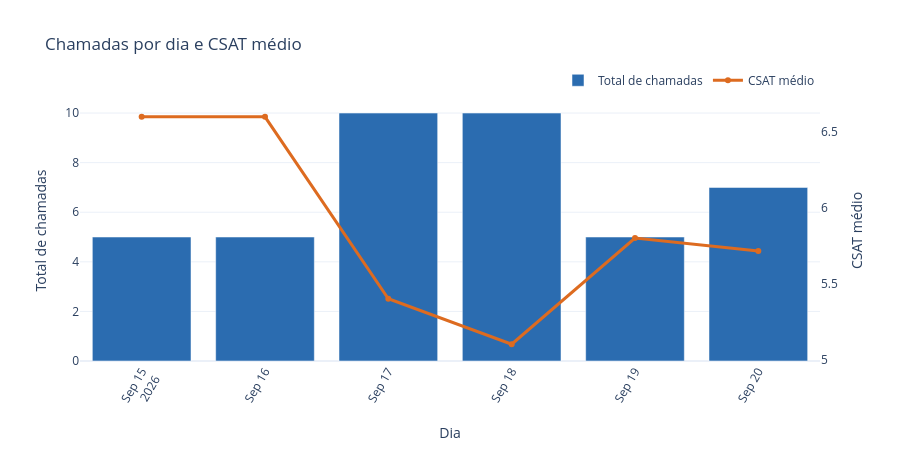

Notebook code for this chart:
### Code cell
avg_csat_col = "prod_csat" if "prod_csat" in daily.columns else None

fig_daily = go.Figure()
fig_daily.add_bar(
    x=daily["dia"].astype(str),
    y=daily["total_chamadas"],
    name="Total de chamadas",
    marker_color="#2b6cb0",
)

if avg_csat_col:
    fig_daily.add_trace(
        go.Scatter(
            x=daily["dia"].astype(str),
            y=daily[avg_csat_col],
            name="CSAT médio",
            mode="lines+markers",
            yaxis="y2",
            line=dict(color="#dd6b20", width=3),
        )
    )
    fig_daily.update_layout(yaxis2=dict(title="CSAT médio", overlaying="y", side="right", showgrid=False))

fig_daily.update_layout(
    title="Chamadas por dia" + (" e CSAT médio" if avg_csat_col else ""),
    xaxis_title="Dia",
    yaxis_title="Total de chamadas",
    template="plotly_white",
    height=450,
    xaxis_tickangle=-60,
    legend=dict(orientation="h", yanchor="bottom", y=1.02, xanchor="right", x=1),
)
fig_daily.show()

### Figure 1 — Plotly figure (JSON) as saved in the notebook; plotly's stock layout.template omitted (floating-point values rounded to 4 significant figures)
{"data": [{"marker": {"color": "#2b6cb0"}, "name": "Total de chamadas", "type": "bar", "x": ["2026-09-15", "2026-09-16", "2026-09-17", "2026-09-18", "2026-09-19", "2026-09-20"], "y": [5, 5, 10, 10, 5, 7]}, {"line": {"color": "#dd6b20", "width": 3}, "mode": "lines+markers", "name": "CSAT médio", "type": "scatter", "x": ["2026-09-15", "2026-09-16", "2026-09-17", "2026-09-18", "2026-09-19", "2026-09-20"], "y": [6.6, 6.6, 5.4, 5.1, 5.8, 5.714], "yaxis": "y2"}], "layout": {"height": 450, "legend": {"orientation": "h", "x": 1, "xanchor": "right", "y": 1.02, "yanchor": "bottom"}, "title": {"text": "Chamadas por dia e CSAT médio"}, "xaxis": {"tickangle": -60, "title": {"text": "Dia"}}, "yaxis": {"title": {"text": "Total de chamadas"}}, "yaxis2": {"overlaying": "y", "showgrid": false, "side": "right", "title": {"text": "CSAT médio"}}}}
